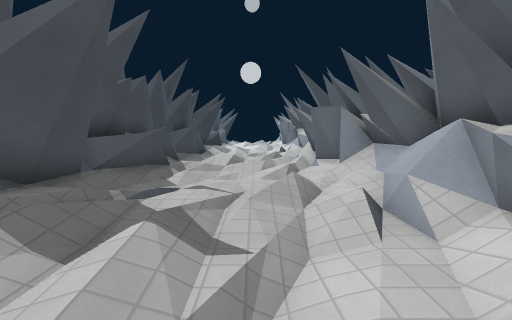
view 1 (above)

15 first-person views from a walk through a Godot game level. The camera is 1.4 m above the floor, tilts 6° down and sees 90° across. The floor is counted in squares, 1 m on a side. Each view is taken from the middle of a square. On the plan, view 1 faces up. The plan holds only what a view shows up to about 13 squares ahead; the rest is blank. The place goes on beyond the plan. Characters and animated objects are not drawn. Surface patterns are stand-ins for the level's own textures.

view 2
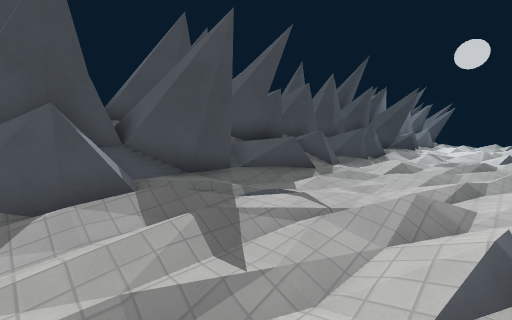

view 3
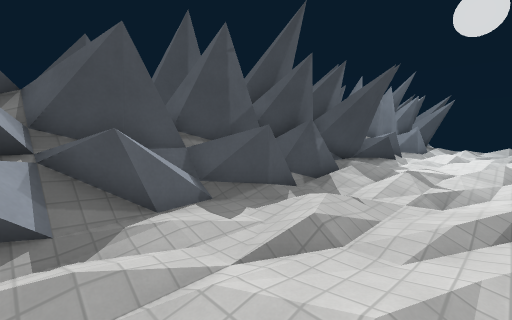

view 4
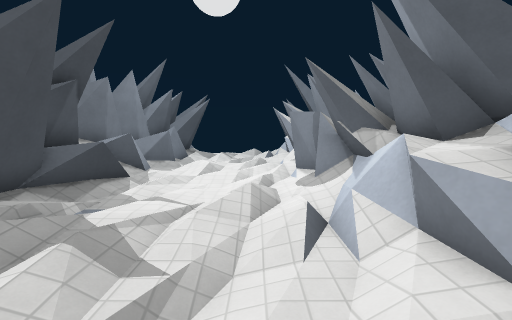

view 5
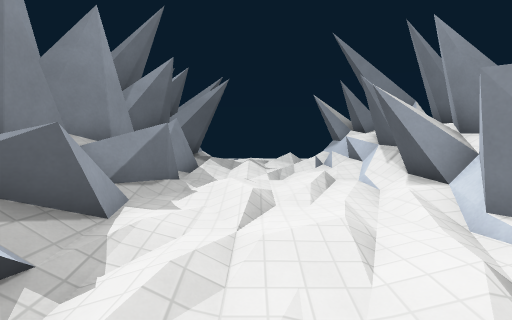

view 6
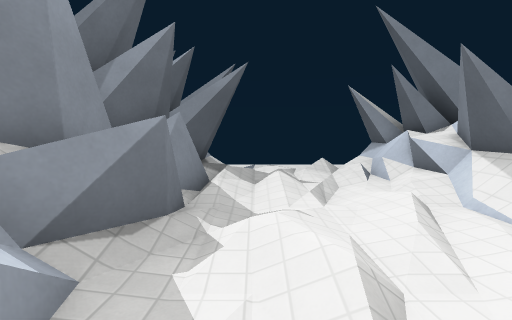

view 7
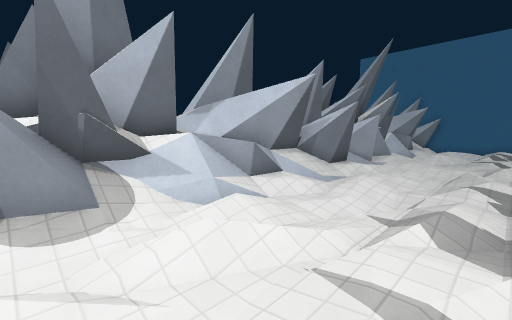

view 8
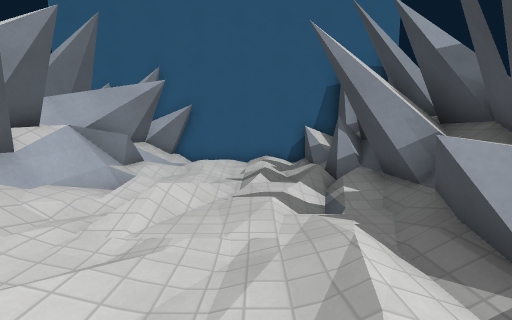

view 9
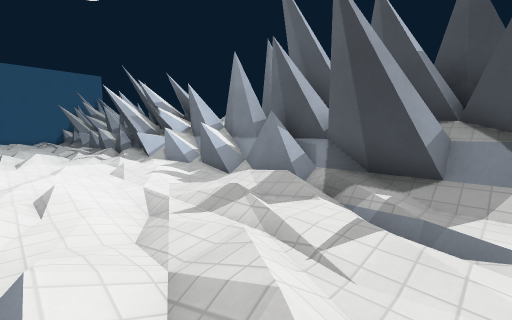

view 10
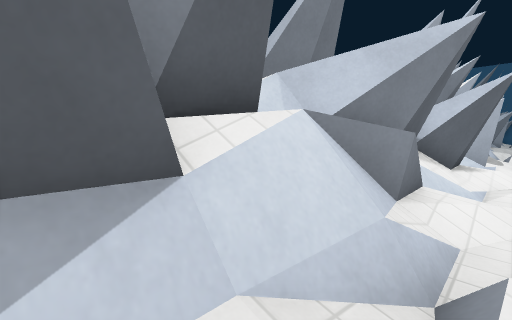

view 11
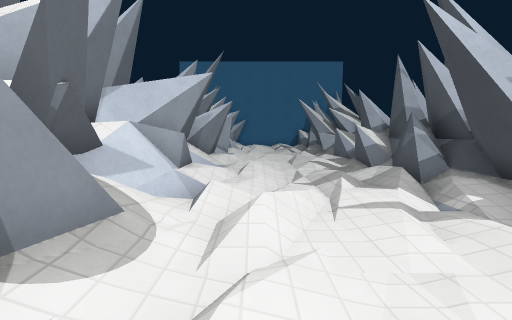

view 12
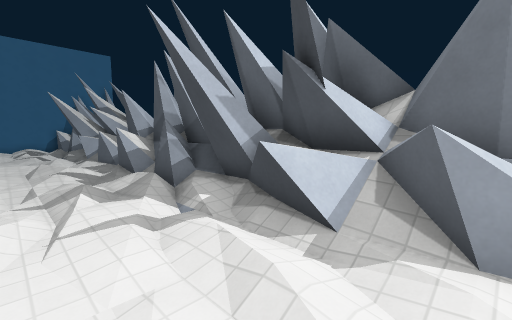

view 13
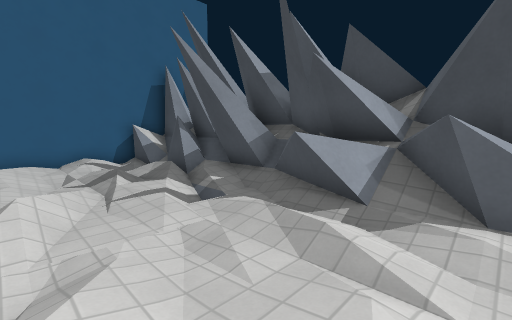

view 14
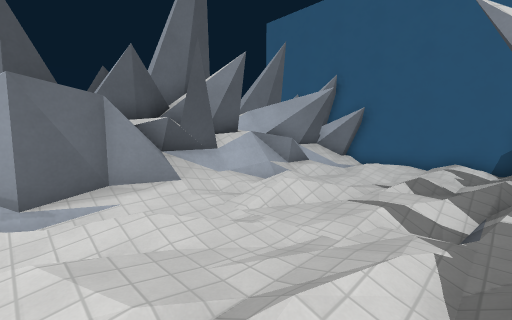

view 15
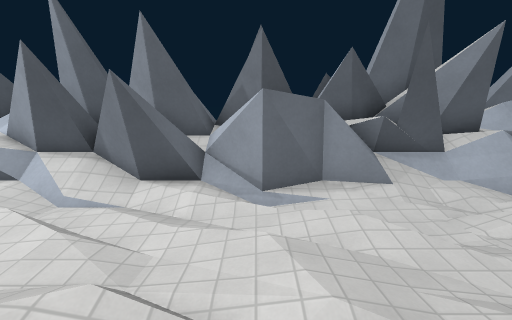

### Floor plan
Key: @ floor where view 1 was taken; # wall or solid block; x gap in a wall; . main floor; : floor 0.25 m higher than the main floor; - floor 0.25 m lower than the main floor; / step, stairs or slope; = window, fence, low wall or low ledge; ^ raised ledge; O other object.
Columns run from 6 left of view 1 to 5 right of it. Each row starts with its distance up from view 1.
 37          ##
 36  #O./.. .##
 35  ##./:.//=#
 34  ##//://####
 33   #///./#^^#
 32   #/./.-.^^#
 31  ##/.//./##
 30  ##:..-/:##
 29  #^./../.#
 28  #^//:./.#
 27  ^^.//../#
 26 ##^../../#
 25  #^:..:./#
 24  #^//../.#
 23  ##=:../.##
 22  #^^:..//##
 21  ##..:.//O##
 20  ##//:// x##
 19   #///./#^^#
 18   #/./.-.^^#
 17  ##/.//./##
 16  ##:..-/:##
 15 ##^./../.#
 14 ##^//:./.#
 13 #^^.//../#
 12 ##^../../#
 11  #^:..:./#
 10  #^//../.#
  9  ##=:../.#
  8  #^^:..-/##
  7  #=..../.##
  6  ##./:.//=##
  5  ##//://####
  4   #///./#^^#
  3   #/./.-.^^#
  2  ##/.//./##
  1  ##:..-/:##
  0  #^./.@/.#
 -1  #^//:./.#
 -2  #########

Where each view was taken, in squares from view 1:
view 1: 0 up, 0 right, facing up
view 2: 1 up, 2 right, facing up-left
view 3: 9 up, 1 right, facing up-left
view 4: 15 up, 1 right, facing up
view 5: 21 up, 1 left, facing up
view 6: 24 up, 2 left, facing up
view 7: 23 up, 2 left, facing down-right
view 8: 11 up, 1 left, facing down
view 9: 36 up, 2 right, facing down-left
view 10: 36 up, 2 right, facing down-right
view 11: 25 up, 1 right, facing down
view 12: 25 up, 0 right, facing down-left
view 13: 11 up, 1 right, facing down-left
view 14: 11 up, 3 left, facing down-right
view 15: 11 up, 3 left, facing right
